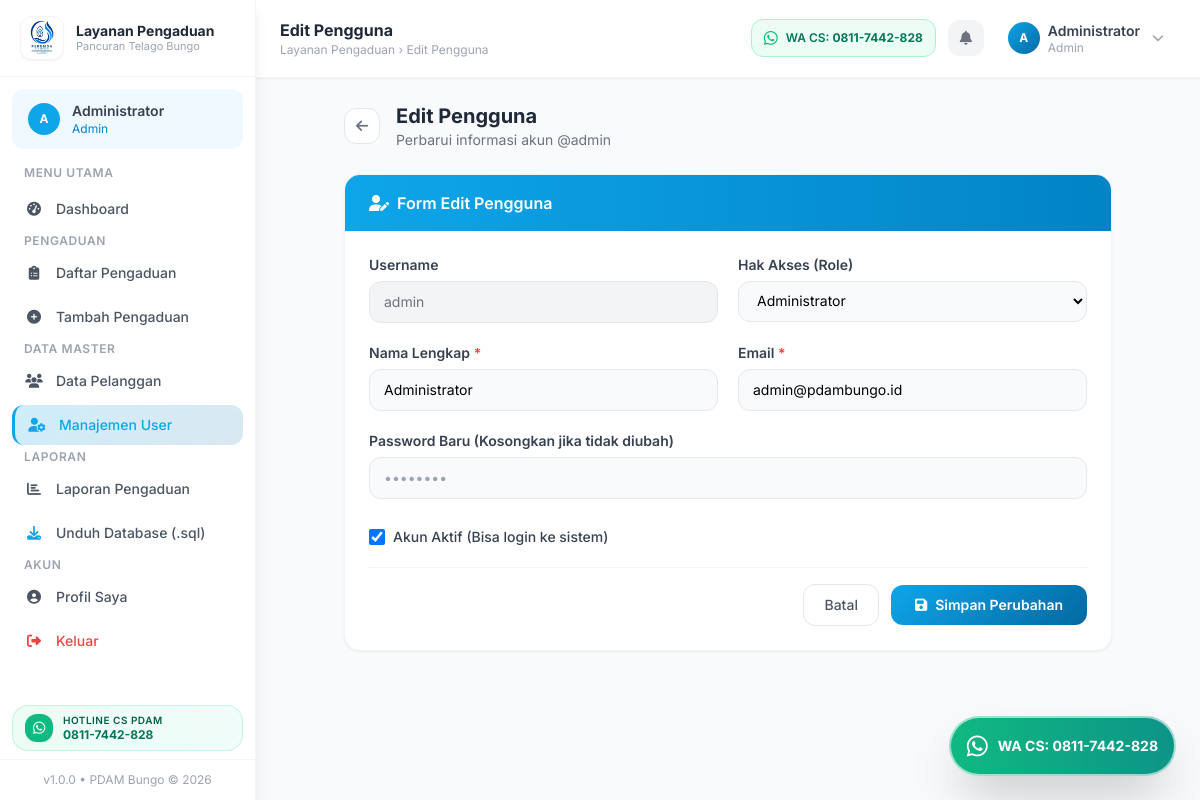
/website/users/edit.php?id=1 (signed in), run on the app's committed database.
### tables this page shows
CREATE TABLE `users` (
  `id` int NOT NULL AUTO_INCREMENT,
  `nama` varchar(100) NOT NULL,
  `username` varchar(50) NOT NULL,
  `email` varchar(100) NOT NULL,
  `password` varchar(255) NOT NULL,
  `role` enum('admin','petugas','pelanggan') DEFAULT 'petugas',
  `pelanggan_id` int DEFAULT NULL,
  `foto` varchar(255) DEFAULT NULL,
  `is_active` tinyint(1) DEFAULT '1',
  `created_at` timestamp NULL DEFAULT CURRENT_TIMESTAMP,
  `updated_at` timestamp NULL DEFAULT CURRENT_TIMESTAMP ON UPDATE CURRENT_TIMESTAMP,
  PRIMARY KEY (`id`),
  UNIQUE KEY `username` (`username`),
  UNIQUE KEY `email` (`email`),
  KEY `fk_users_pelanggan` (`pelanggan_id`),
  CONSTRAINT `fk_users_pelanggan` FOREIGN KEY (`pelanggan_id`) REFERENCES `pelanggan` (`id`) ON DELETE SET NULL
);

### website/config.php (called while the page is built, shortened)
<?php
function sanitize($input) {
    return htmlspecialchars(trim($input ?? ''), ENT_QUOTES, 'UTF-8');
}

### website/users/edit.php (the view, shortened to what this page needs)
<?php
require_once '../config.php';
$id = intval($_GET['id'] ?? 0);
$stmt = $pdo->prepare("SELECT * FROM users WHERE id = ?");
$stmt->execute([$id]);
$user = $stmt->fetch();
$old = $user;
include '../includes/header.php';
include '../includes/sidebar.php';
?>
<div class="flex-1 min-w-0 overflow-auto">
    <?php include '../includes/topbar.php'; ?>
    <main class="p-6">
        <div class="max-w-3xl mx-auto">
            <div class="flex items-center gap-4 mb-6">
                <a href="<?= BASE_URL ?>/users/index.php" class="w-9 h-9 bg-white hover:bg-gray-50 border border-gray-200 rounded-xl flex items-center justify-center text-gray-500 transition-colors">
                    <i class="fa-solid fa-arrow-left text-sm"></i>
                </a>
                <div>
                    <h2 class="text-xl font-bold text-gray-800">Edit Pengguna</h2>
                    <p class="text-sm text-gray-500">Perbarui informasi akun @<?= sanitize($user['username']) ?></p>
                </div>
            </div>
            <div class="bg-white rounded-2xl shadow-sm border border-gray-100 overflow-hidden">
                <div class="bg-gradient-to-r from-sky-500 to-sky-600 px-6 py-4">
                    <h3 class="text-white font-semibold flex items-center gap-2">
                        <i class="fa-solid fa-user-pen"></i> Form Edit Pengguna
                    </h3>
                </div>
                <form method="POST" class="p-6 space-y-5">
                    <div class="grid grid-cols-1 sm:grid-cols-2 gap-5">
                        <div>
                            <label class="block text-sm font-semibold text-gray-700 mb-1.5">Username</label>
                            <input type="text" value="<?= sanitize($user['username']) ?>" disabled class="w-full border border-gray-200 rounded-xl px-3.5 py-2.5 text-sm bg-gray-100 text-gray-500 cursor-not-allowed">
                        </div>
                        <div>
                            <label class="block text-sm font-semibold text-gray-700 mb-1.5">Hak Akses (Role)</label>
                            <select name="role" class="w-full border border-gray-200 rounded-xl px-3.5 py-2.5 text-sm bg-gray-50 focus:outline-none focus:border-sky-400">
                                <option value="admin" <?= ($old['role'] ?? $user['role']) === 'admin' ? 'selected' : '' ?>>Administrator</option>
                            </select>
                        </div>
                    </div>
                    <div class="grid grid-cols-1 sm:grid-cols-2 gap-5">
                        <div>
                            <label class="block text-sm font-semibold text-gray-700 mb-1.5">Nama Lengkap <span class="text-red-500">*</span></label>
                            <input type="text" name="nama" value="<?= sanitize($old['nama'] ?? $user['nama']) ?>" required class="w-full border border-gray-200 rounded-xl px-3.5 py-2.5 text-sm bg-gray-50 focus:outline-none focus:border-sky-400">
                        </div>
                        <div>
                            <label class="block text-sm font-semibold text-gray-700 mb-1.5">Email <span class="text-red-500">*</span></label>
                            <input type="email" name="email" value="<?= sanitize($old['email'] ?? $user['email']) ?>" required class="w-full border border-gray-200 rounded-xl px-3.5 py-2.5 text-sm bg-gray-50 focus:outline-none focus:border-sky-400">
                        </div>
                    </div>
                    <div>
                        <label class="block text-sm font-semibold text-gray-700 mb-1.5">Password Baru (Kosongkan jika tidak diubah)</label>
                        <input type="password" name="password" placeholder="••••••••" class="w-full border border-gray-200 rounded-xl px-3.5 py-2.5 text-sm bg-gray-50 focus:outline-none focus:border-sky-400">
                    </div>
                    <div class="pt-2">
                        <label class="flex items-center gap-2 cursor-pointer">
                            <input type="checkbox" name="is_active" value="1" <?= ($old['is_active'] ?? $user['is_active']) ? 'checked' : '' ?> class="w-4 h-4 rounded text-sky-600 focus:ring-sky-500">
                            <span class="text-sm font-medium text-gray-700">Akun Aktif (Bisa login ke sistem)</span>
                        </label>
                    </div>
                    <div class="flex items-center justify-end gap-3 pt-4 border-t border-gray-100">
                        <a href="<?= BASE_URL ?>/users/index.php" class="px-5 py-2.5 border border-gray-200 rounded-xl text-sm font-medium text-gray-600 hover:bg-gray-50">Batal</a>
                        <button type="submit" class="btn-primary text-white px-6 py-2.5 rounded-xl text-sm font-semibold flex items-center gap-2">
                            <i class="fa-solid fa-save"></i> Simpan Perubahan
                        </button>
                    </div>
                </form>
            </div>
        </div>
    </main>
</div>
<?php include '../includes/footer.php'; ?>

### website/includes/header.php (style rules this page uses)
body { font-family: 'Inter', sans-serif; }
.btn-primary { background: linear-gradient(135deg, #0ea5e9 0%, #0369a1 100%); transition: all 0.2s ease; }

### data on the page
users: username "admin", role "Administrator", nama "Administrator", email "admin@pdambungo.id", is_active "☑"

### other printed values
substr($_SESSION['user_name'], 0, 1) "A"
$_SESSION['user_name'] "Administrator"
$role "Admin"
WA_CS_DISPLAY "0811-7442-828"
$pageTitle "Edit Pengguna"
$_SESSION['user_role'] "Admin"
